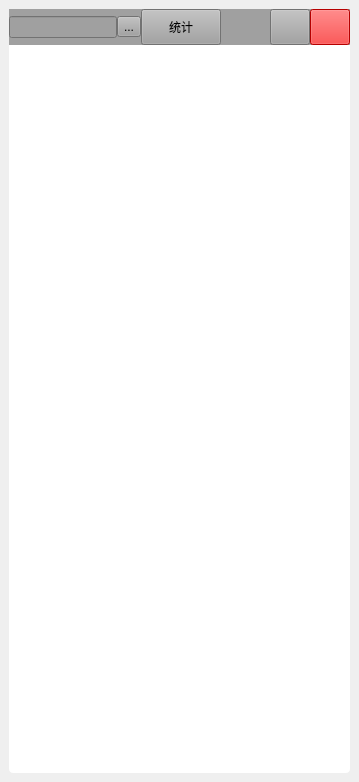
<?xml version="1.0" encoding="UTF-8"?>
<ui version="4.0">
 <class>MainWindow</class>
 <widget class="QMainWindow" name="MainWindow">
  <property name="geometry">
   <rect>
    <x>0</x>
    <y>0</y>
    <width>359</width>
    <height>782</height>
   </rect>
  </property>
  <property name="windowTitle">
   <string>MainWindow</string>
  </property>
  <property name="styleSheet">
   <string notr="true">#widget{
	background-color: #fff;
	border-radius:4
}
</string>
  </property>
  <widget class="QWidget" name="centralwidget">
   <layout class="QGridLayout" name="gridLayout" rowstretch="0">
    <property name="leftMargin">
     <number>9</number>
    </property>
    <property name="topMargin">
     <number>9</number>
    </property>
    <property name="rightMargin">
     <number>9</number>
    </property>
    <property name="bottomMargin">
     <number>9</number>
    </property>
    <property name="spacing">
     <number>0</number>
    </property>
    <item row="0" column="0">
     <widget class="QWidget" name="widget" native="true">
      <layout class="QVBoxLayout" name="verticalLayout">
       <property name="spacing">
        <number>0</number>
       </property>
       <property name="leftMargin">
        <number>0</number>
       </property>
       <property name="topMargin">
        <number>0</number>
       </property>
       <property name="rightMargin">
        <number>0</number>
       </property>
       <property name="bottomMargin">
        <number>0</number>
       </property>
       <item>
        <widget class="QWidget" name="widget_2" native="true">
         <property name="enabled">
          <bool>true</bool>
         </property>
         <property name="maximumSize">
          <size>
           <width>16777215</width>
           <height>36</height>
          </size>
         </property>
         <property name="baseSize">
          <size>
           <width>0</width>
           <height>0</height>
          </size>
         </property>
         <property name="styleSheet">
          <string notr="true">background-color: rgb(160, 160, 160);
</string>
         </property>
         <layout class="QHBoxLayout" name="horizontalLayout">
          <property name="spacing">
           <number>0</number>
          </property>
          <property name="leftMargin">
           <number>0</number>
          </property>
          <property name="topMargin">
           <number>0</number>
          </property>
          <property name="rightMargin">
           <number>0</number>
          </property>
          <property name="bottomMargin">
           <number>0</number>
          </property>
          <item>
           <widget class="QLineEdit" name="lineEdit"/>
          </item>
          <item>
           <widget class="QToolButton" name="toolButton">
            <property name="text">
             <string>...</string>
            </property>
           </widget>
          </item>
          <item>
           <widget class="QPushButton" name="pushButton">
            <property name="maximumSize">
             <size>
              <width>16777215</width>
              <height>40</height>
             </size>
            </property>
            <property name="text">
             <string>统计</string>
            </property>
           </widget>
          </item>
          <item>
           <spacer name="horizontalSpacer">
            <property name="orientation">
             <enum>Qt::Orientation::Horizontal</enum>
            </property>
            <property name="sizeHint" stdset="0">
             <size>
              <width>40</width>
              <height>20</height>
             </size>
            </property>
           </spacer>
          </item>
          <item>
           <widget class="QPushButton" name="maxWinBtn">
            <property name="minimumSize">
             <size>
              <width>36</width>
              <height>36</height>
             </size>
            </property>
            <property name="text">
             <string/>
            </property>
           </widget>
          </item>
          <item>
           <widget class="QPushButton" name="closeBtn">
            <property name="minimumSize">
             <size>
              <width>36</width>
              <height>36</height>
             </size>
            </property>
            <property name="styleSheet">
             <string notr="true">background-color: rgb(255, 0, 0);</string>
            </property>
            <property name="text">
             <string/>
            </property>
           </widget>
          </item>
         </layout>
        </widget>
       </item>
       <item>
        <widget class="QWidget" name="widget_4" native="true">
         <layout class="QGridLayout" name="gridLayout_2"/>
        </widget>
       </item>
      </layout>
     </widget>
    </item>
   </layout>
  </widget>
 </widget>
 <resources/>
 <connections/>
</ui>
